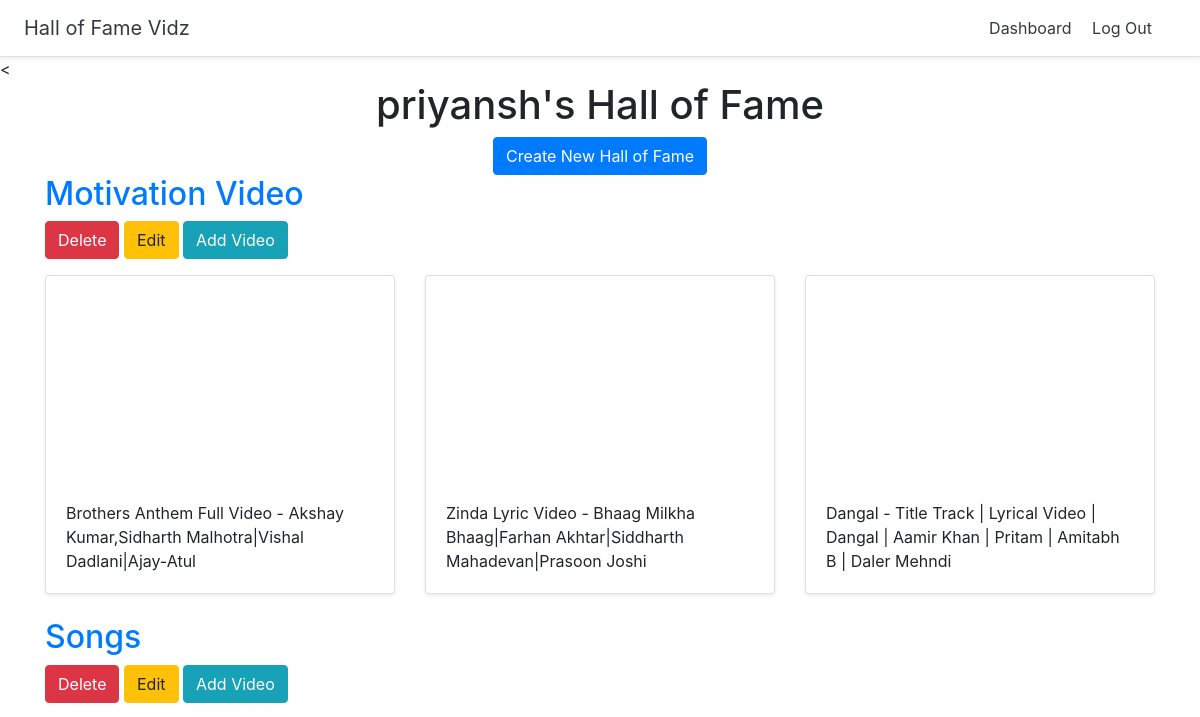
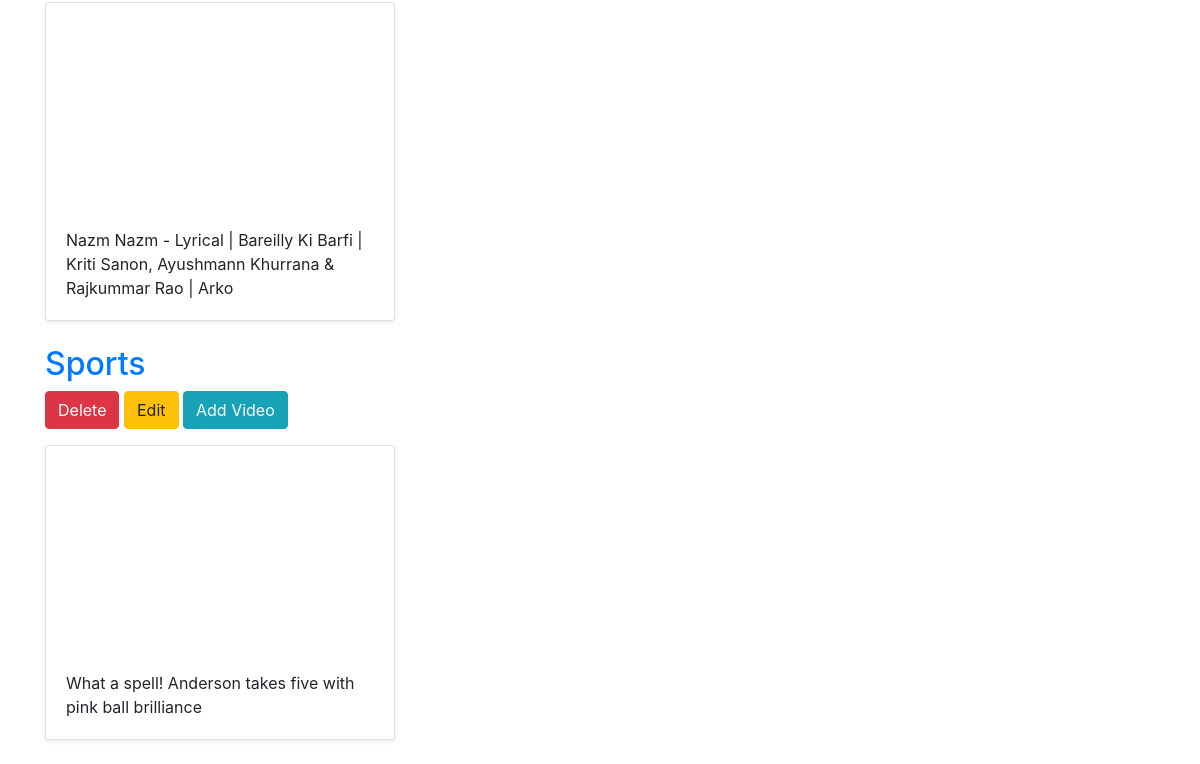
The app's page /dashboard (signed in), older data (2 pictures, top to bottom).
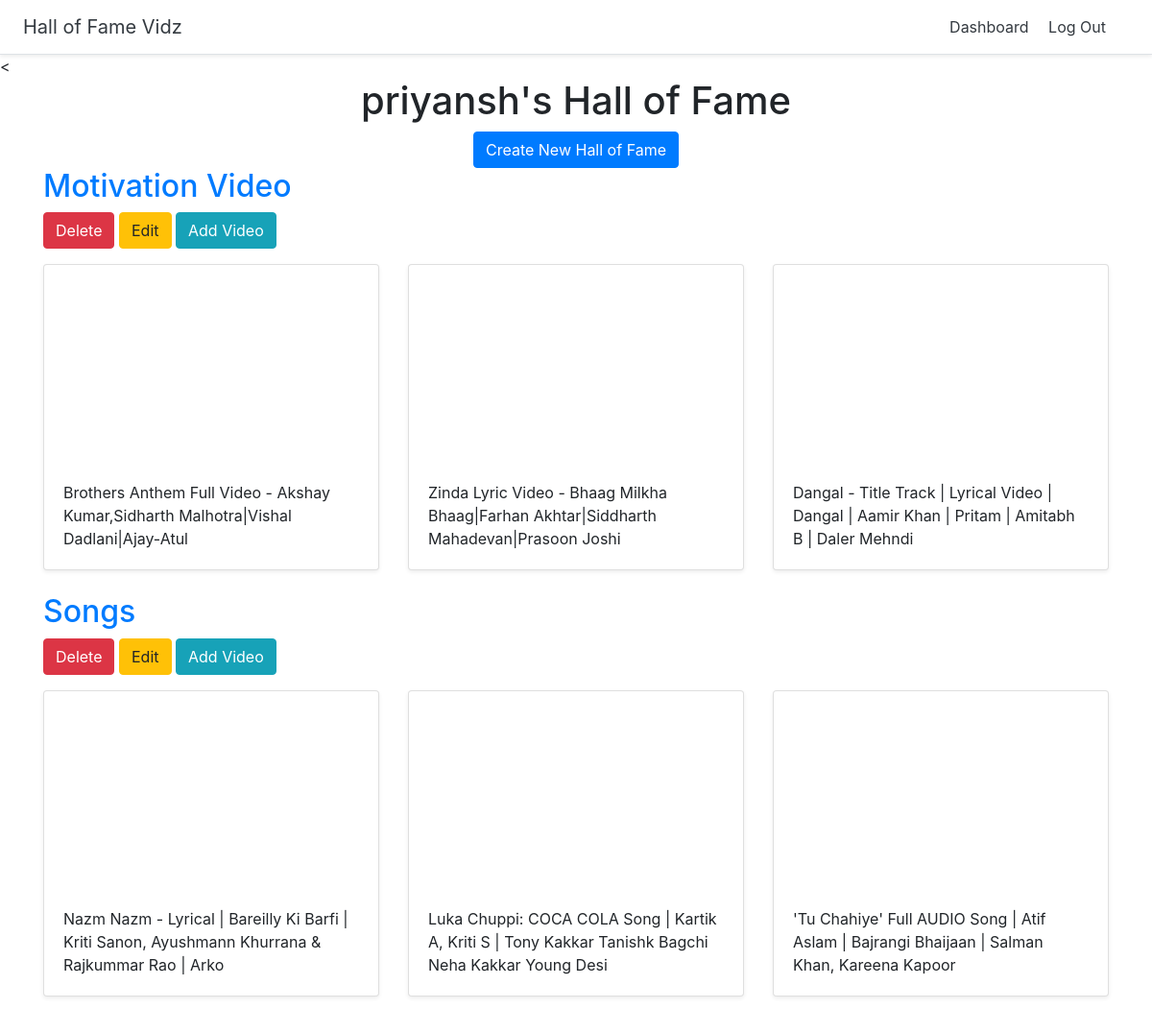
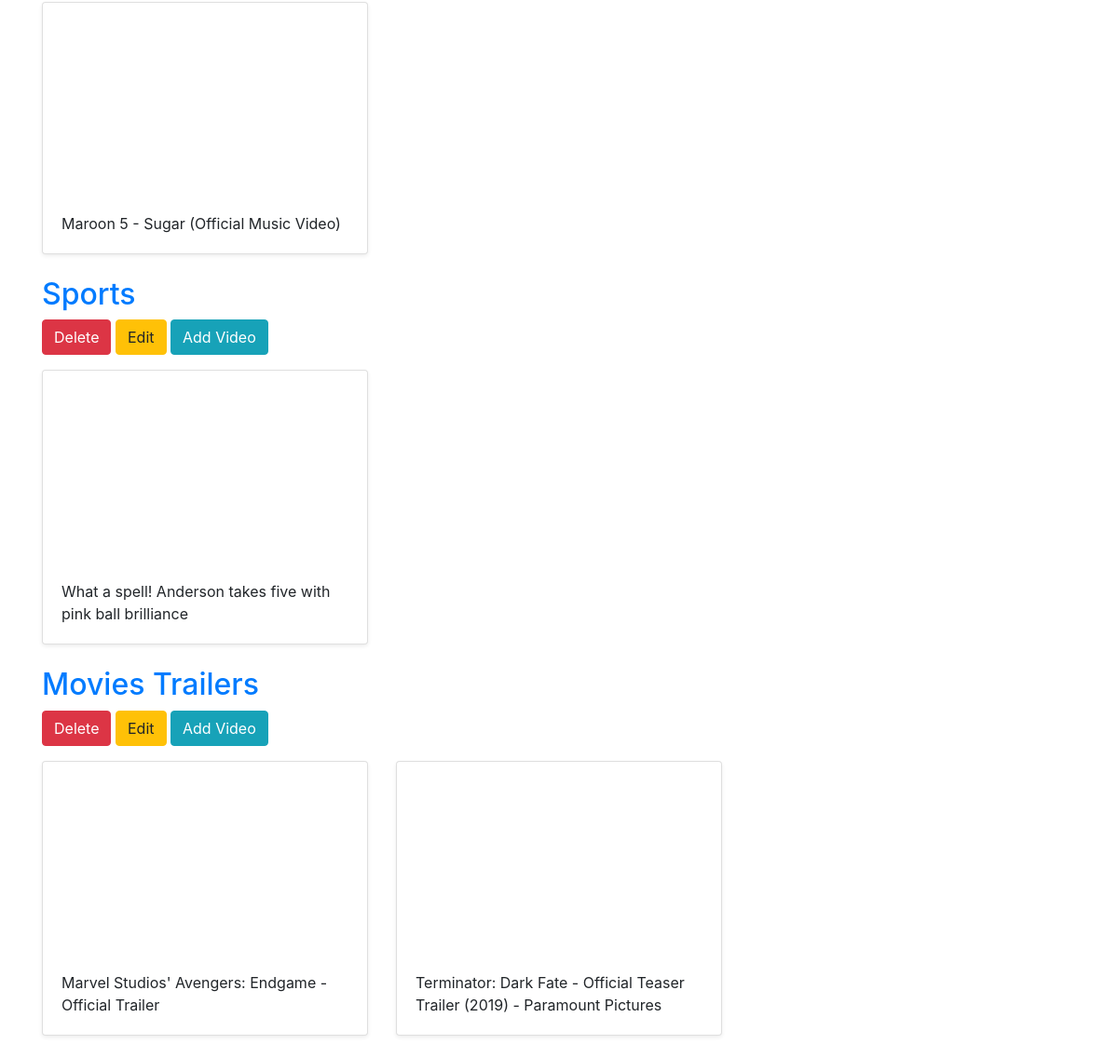
The same page, newer data (2 pictures, top to bottom).
### halls/models.py (models this page shows, shortened)
class Hall(models.Model):
    title = models.CharField(max_length=255)
    user = models.ForeignKey(User,on_delete=models.CASCADE)

class Video(models.Model):
    title = models.CharField(max_length=255)
    url = models.URLField()
    youtube_id = models.CharField(max_length=255)
    hall = models.ForeignKey(Hall, on_delete=models.CASCADE)

### halls/views.py (the view)
# urls.py: path('dashboard',views.dashboard,name='dashboard'),
def dashboard(request):
    halls = Hall.objects.filter(user=request.user)
    context = {
        'halls': halls,
    }
    return render(request, 'halls/dashboard.html', context)

### halls/templates/halls/dashboard.html
{% extends 'halls/base.html' %} {% block content %}
<div class="container">
  <div class="text-center">
    <h1>{{user.username}}'s Hall of Fame</h1>
    <a href="{% url 'create_hall' %}" class="btn btn-primary">Create New Hall of Fame</a>
  </div>
  {% for hall in halls %}
  <h2><a href="{% url 'detail_hall' hall.id %}">{{hall.title}}</a></h2>
  <a href="{% url 'delete_hall' hall.id %}" class="btn btn-danger">Delete</a>
  <a href="{% url 'update_hall' hall.id %}" class="btn btn-warning">Edit</a>
  <a href="{% url 'add_videos' hall.id %}" class="btn btn-info">Add Video</a>
  <div class="row">
    {% for video in hall.video_set.all %}
    <div class="col-md-4 mt-3">
      <div class="card mb-4 shadow-sm">
        <iframe
          width="100%"
          height="205"
          src="https://www.youtube.com/embed/{{video.youtube_id}}"
          frameborder="0"
          allow="accelerometer; autoplay; encrypted-media; gyroscope; picture-in-picture"
          allowfullscreen
        >
        </iframe>
        <div class="card-body"><p class="card-text">{{video.title}}</p></div>
      </div>
    </div>
    {% endfor %}
  </div>
  {% endfor %}
</div>
{% endblock %}

### halls/templates/halls/base.html (shortened to what this page needs)
<!DOCTYPE html>
<html lang="en">
  {% load static %}
  <head>
    <link
      rel="stylesheet"
      href="https://stackpath.bootstrapcdn.com/bootstrap/4.2.1/css/bootstrap.min.css"
    />
    <link href="{% static 'custom.css' %}" rel="stylesheet" />
  </head>
  <body>
    <div
      class="d-flex flex-column flex-md-row align-items-center p-3 px-md-4 bg-white border-bottom shadow-sm"
    >
      <h5 class="my-0 mr-md-auto font-weight-normal">
        <a href="#" class="text-dark">Hall of Fame Vidz</a>
      </h5>
      <nav class="my-2 my-md-0 mr-md-3">
        {% if user.is_authenticated %}
        <a class="p-2 text-dark" href="{% url 'dashboard' %}">Dashboard</a>
        <a class="p-2 text-dark" href="{% url 'logout' %}">Log Out</a>
        {% else %}
        <a class="p-2 text-dark" href="{% url 'login' %}">Log In</a>
        {% endif %}
      </nav>
    </div>
<
    {% block content %} {% endblock %}
  </body>
</html>

Row changes from the older to the newer data that the page shows:
added Video: title "Luka Chuppi: COCA COLA Song | Kartik A, Kriti S | Tony Kakkar Tanishk Bagchi Neha Kakkar Young Desi", shown under Hall "Songs"
added Video: title "'Tu Chahiye' Full AUDIO Song | Atif Aslam | Bajrangi Bhaijaan | Salman Khan, Kareena Kapoor", shown under Hall "Songs"
added Video: title "Maroon 5 - Sugar (Official Music Video)", shown under Hall "Songs"
added Hall: title "Movies Trailers"
added Video: title "Marvel Studios' Avengers: Endgame - Official Trailer", shown under "Movies Trailers"
added Video: title "Terminator: Dark Fate - Official Teaser Trailer (2019) - Paramount Pictures", shown under "Movies Trailers"
